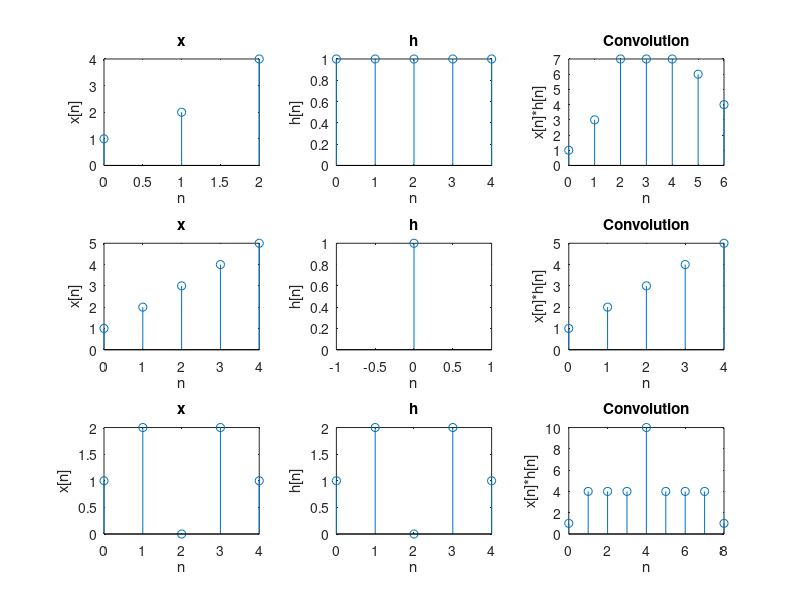

MATLAB code for this plot:


x1=[1,2,4];
h1=[1 1 1 1 1];
y1=conv(x1,h1);

x2=[1 2 3 4 5];
h2=[1];
y2=conv(x2,h2);

x3=[1 2 0 2 1];
h3=[1 2 0 2 1];
y3=conv(x3,h3);

%x=[x,zeros(1,length(y)-length(x))]

subplot(3,3,1)
stem((0:length(x1)-1),x1);title('x');xlabel('n');ylabel('x[n]')
subplot(3,3,2)
stem((0:length(h1)-1),h1);title('h');xlabel('n');ylabel('h[n]')
subplot(3,3,3)
stem((0:length(y1)-1),y1);title('Convolution');;xlabel('n');ylabel('x[n]*h[n]')


subplot(3,3,4)
stem((0:length(x2)-1),x2);title('x');xlabel('n');ylabel('x[n]')
subplot(3,3,5)
stem((0:length(h2)-1),h2);title('h');xlabel('n');ylabel('h[n]')
subplot(3,3,6)
stem((0:length(y2)-1),y2);title('Convolution');;xlabel('n');ylabel('x[n]*h[n]')


subplot(3,3,7)
stem((0:length(x3)-1),x3);title('x');xlabel('n');ylabel('x[n]')
subplot(3,3,8)
stem((0:length(h3)-1),h3);title('h');xlabel('n');ylabel('h[n]')
subplot(3,3,9)
stem((0:length(y3)-1),y3);title('Convolution');;xlabel('n');ylabel('x[n]*h[n]')

